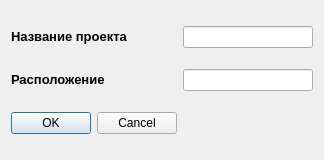
<?xml version="1.0" encoding="UTF-8"?>
<ui version="4.0">
 <class>CreateProject</class>
 <widget class="QDialog" name="CreateProject">
  <property name="geometry">
   <rect>
    <x>0</x>
    <y>0</y>
    <width>324</width>
    <height>160</height>
   </rect>
  </property>
  <property name="windowTitle">
   <string>Dialog</string>
  </property>
  <layout class="QGridLayout" name="gridLayout">
   <item row="0" column="0">
    <widget class="QLabel" name="label">
     <property name="text">
      <string>&lt;html&gt;&lt;head/&gt;&lt;body&gt;&lt;p&gt;&lt;span style=&quot; font-size:10pt; font-weight:600;&quot;&gt;Название проекта&lt;/span&gt;&lt;/p&gt;&lt;/body&gt;&lt;/html&gt;</string>
     </property>
    </widget>
   </item>
   <item row="1" column="1">
    <widget class="QLineEdit" name="lineEdit_2"/>
   </item>
   <item row="1" column="0">
    <widget class="QLabel" name="label_2">
     <property name="text">
      <string>&lt;html&gt;&lt;head/&gt;&lt;body&gt;&lt;p&gt;&lt;span style=&quot; font-size:10pt; font-weight:600;&quot;&gt;Расположение&lt;/span&gt;&lt;/p&gt;&lt;/body&gt;&lt;/html&gt;</string>
     </property>
    </widget>
   </item>
   <item row="0" column="1">
    <widget class="QLineEdit" name="lineEdit"/>
   </item>
   <item row="2" column="0">
    <widget class="QDialogButtonBox" name="buttonBox">
     <property name="standardButtons">
      <set>QDialogButtonBox::Cancel|QDialogButtonBox::Ok</set>
     </property>
    </widget>
   </item>
  </layout>
 </widget>
 <resources/>
 <connections/>
</ui>
